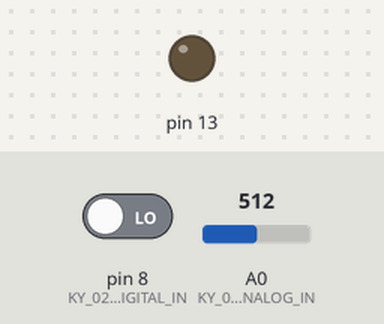
The sketch below on a simulated Arduino Uno, built with avr-gcc and run on an emulated ATmega328P. On the bench: output pins drawn as LEDs (lit = HIGH). The test bench sets the inputs (shaded band); at power-on: pin 8 (KY_026_DIGITAL_IN) LOW, A0 (KY_026_ANALOG_IN) = 512.

Above: at 1.2 s.
1.3 s: pin 8 (KY_026_DIGITAL_IN) driven HIGH
At 1.9 s:
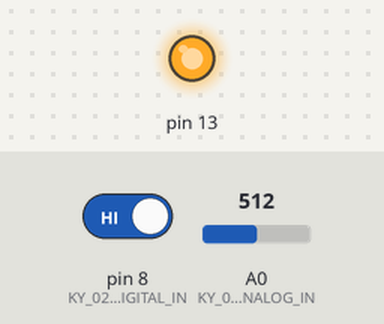
2.8 s: pin 8 (KY_026_DIGITAL_IN) driven LOW
At 4.3 s:
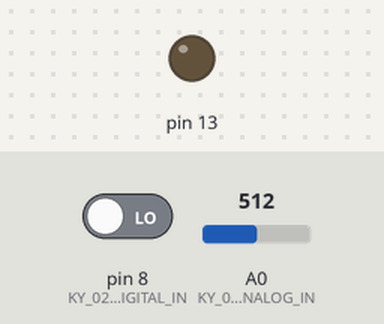
Timing chart, 0 to 5.8 s (numbered marks = the images above; inputs shaded):
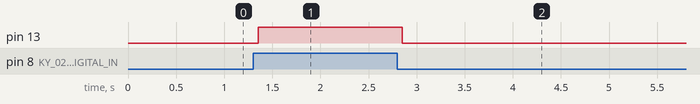

Measured:
- after the input at 1.3 s, pin 13: LOW → HIGH after 0.05 s
- after the input at 2.8 s, pin 13: HIGH → LOW after 0.05 s

The sketch:

KY-026_FlameSensor.ino
```cpp
/*
 * inventr.io 37 in 1 Sensor Kit (https://inventr.io/product/37-in-1-sensor-kit/)
 * Sensor Course (https://inventr.io/course/sensor-training/)
 *
 * Code contributions:
 *    David Schmidt (davids@inventr.io)
 *    biTToe        (bittoe@yahoo.com)
 * Lesson - [KY-026] Flame sensor
 *
 * The KY-026 Flame Sensor Module is a small electronic device that can detect flames
 * or fire in the vicinity. It is a type of infrared sensor that works by detecting
 * the infrared radiation emitted by flames.
 *
 * This is basically an infrared sensor and while it is probably not the best solution
 * for detecting an actual fire, it might be used to detect a pilot light or a
 * flame-activated switch.
 *
 * For me, this sensor was significantly more sensitive than I had anticipated.
 * Initially I placed my candle at 10" (25cm) in a brightly lit room.
 * The digital output was 1 and the analog output was 32. I could not reduce
 * The sensitivity of the sensor with the potentiometer. As I moved the candle
 * farther away the analog value began to climb and at about 3ft. (1m) I was able
 * to calibrate the trigger point easily; however, if the flame was closer than
 *  about 18" (500cm) the sensor became overloaded: the digital output was 1 and
 * the analog output bottomed-out in the 30s. This made calibration impossible.
 *
 * The safety police will tell you: The KY-026 flame detector module is not suitable
 * for use in industrial or critical applications. It is designed for educational
 * and hobbyist purposes only: YMMV
 *
 *+-+--+--+--+--+--+--+--+--+--+--+--+--+--+--+--+--+--+--+--+
 *|          CALIBRATION
 *| The KY-026 is an adjustable sensor. This means you can
 *| adjust the sensitivity of the sensor to match the
 *| strength or intensity of your flame.
 *|
 *| To calibrate this sensor, un-comment the Serial.print
 *| lines at the end of the sketch and run.
 *| With NO FLAME present the output should read:
 *| Digital Value: 0 | Analog Value: ~1023
 *|
 *| Place a lit candle ~3ft (1m) from the sensor. The Analog Value
 *| should now be LESS THAN 1023. If the value is GREATER
 *| than ~510, the Digital Value will still be 0.
 *|
 *| Set the trigger point by adjusting the small screw on
 *| the blue potentiometer; this will change the analog
 *| output (sensitivity): Clockwise DECREASES Analog Value,
 *| Counterclockwise INCREASES Analog Value. When the
 *| Analog Value is LESS than about 510 the Digital
 *| Value should change from 0 to 1.
 *|
 *| To fine tune the sensitivity, observe LED2 on the sensor.
 *| When LED2 is ON you have crossed the threshold. Adjust
 *| the potentiometer so your trigger-point is consistent
 *| and reliable.
 *+-+--+--+--+--+--+--+--+--+--+--+--+--+--+--+--+--+--+--+--+
 *
 ** N.B.
 *
 * You can use HIGH, 1, true interchangeably
 * You can use LOW, 0, false interchangeably
 * but you should be consistent
 *
 * There are seven sensors in this kit that have
 * a red PCB and a blue potentiometer
 * KY-024 LinearHall  | KY-036 TouchSensor
 * KY-025 ReedSwitch  | KY-037 BigSoundSensor
 * KY-026 FlameSensor | KY-038 SmallSoundSensor
 * KY-028 DigitalTempSensor
 *
 * They all function in exactly the same way and use exactly the same code,
 * albeit with different variable names.
 *
 * Each sensor is equipped with:
 * two output pins: digital (DO) and analog (AO).
 * Two on-board LEDs: Power (LED1) & Threshold (LED2)

 * When the intensity of the signal is GREATER than the set threshold:
 * DO == 1, AO < ~500, LED2 is ON

 * When the intensity of the signal is LESS than the set threshold:
 * DO == 0, AO > ~500, LED2 is OFF

 * The analog pin output (AO) is a range from 0 to 1023
 * The digital pin output (DO) is either 0 or 1
 * These are sensors that detects a physical signal: noise, heat, magnetic field... etc
 * Each sensor has a limited range of detection.
 *
 * ** THE STRONGER THE SIGNAL, THE LOWER THE Analog Value -Closer to 0 **
 * ** THE WEAKER THE SIGNAL, THE HIGHER THE Analog Value -Closer to 1024 **
 * ** (AO) LESS THAN ~512 triggers (DO) to 1
 * ** (AO) GREATER than ~512 triggers (DO) to 0
 *
 * These sensors are not calibrated in any meaningful  way.
 * They are detectors as opposed to calibrated sensors; their outputs are not meant to
 * be converted to functional units (dB, degrees, lumens, Teslas... etc)
 *
 * This project uses:
 * One Digital pin to OUTPUT (HIGH or LOW)
 * One Analog pin to OUTPUT (Magnetic field strength & polarity)
 * The onboard LED
 * On the Hero (Arduino Uno compatible) we *could* use: D0-D13, A0-A5.
 * Skip: A0-A5 (can use for any ANALOG pin),
 *       D0/D1 (used by USB),
 *       D2/D3 (save for interrupts),
 *       D13 (used by LED_BUILTIN and SPI Clock),
 *       D5, D6, D9, D10 and D11 (save for PWM)
 *       D11 (SPI MOSI)
 *       D12 (SPI MISO)
 * Recommended for fewest conflicts:
 *    Digital pin: D4, D7 or D8
 *    Analog pin:  A0-A5
 */

const uint8_t KY_026_DIGITAL_IN = 8;  // digital sensor
const uint8_t KY_026_ANALOG_IN = A0;  // analog sensor

void setup() {
  Serial.begin(9600);
  pinMode(LED_BUILTIN, OUTPUT);      // define LED_BUILTIN as output interface
  pinMode(KY_026_DIGITAL_IN, INPUT); // define digital pin as input interface
  pinMode(KY_026_ANALOG_IN, INPUT);  // define analog pin as input interface
}

void loop() {
  int ky026_Dval = digitalRead(KY_026_DIGITAL_IN); // Reads digital value
  int ky026_Aval = analogRead(KY_026_ANALOG_IN);   // Reads analog value

  if (ky026_Dval == HIGH) // Flame detected
    digitalWrite(LED_BUILTIN, HIGH);
  else                    // No Flame detected
    digitalWrite(LED_BUILTIN, LOW);
  delay(150);             // change this value to pole the sensor more or less often

  /*
   * To see what the sensor is writing to the Hero board
   * Uncomment the Serial.print lines below
   * This information is also useful during calibration
   */
  // Serial.print("Digital Value: ");
  // Serial.print(ky026_Dval);
  // Serial.print(" | ");
  // Serial.print("Analog value: ");
  // Serial.println(ky026_Aval);
}
```
